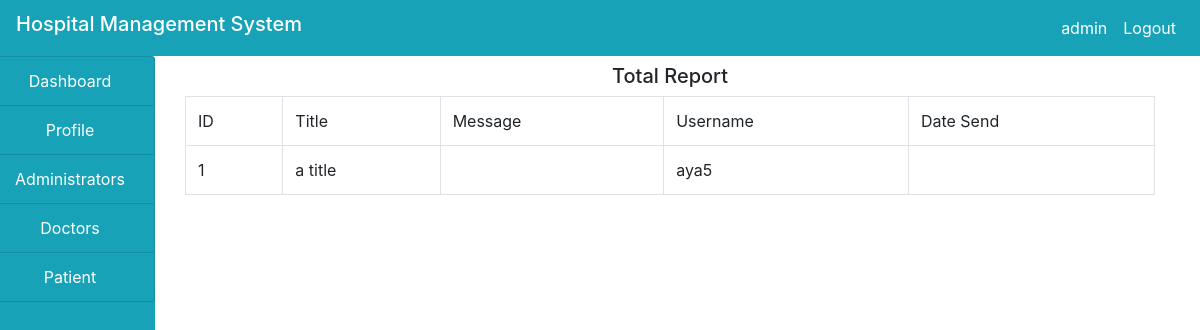
The page /admin/report.php (signed in) on the database its author committed.
### tables this page shows
CREATE TABLE `report` (
  `id` int NOT NULL,
  `title` varchar(255) NOT NULL,
  `message` varchar(255) NOT NULL,
  `username` varchar(255) NOT NULL,
  `date-reg` timestamp NOT NULL DEFAULT CURRENT_TIMESTAMP
);

### admin/report.php (the view, shortened to what this page needs)
<!DOCTYPE html>
<html lang="en">
<head>
</head>
<body>
    <?php
    include("../includes/header.php");
    include("../includes/connection.php");
    ?>
    <div class="container-fulid">
        <div class="col-md-12">
            <div class="row">
                <div class="col-md-2" style="margin-left: -30px;">
                <?php    include("sidenav.php"); ?>
                </div>
                <div class="col-md-10">
                    <h5 class="text-center my-2">Total Report</h5>
                    <?php
                    $query = "SELECT * FROM report";
                    $res = mysqli_query($connect,$query);
                    $output ="";
                    $output .="
                    <table class='table table-bordered'>
                    <tr>
                    <td>ID</td>
                    <td>Title</td>
                    <td>Message</td>
                    <td>Username</td>
                    <td>Date Send</td>
                    </tr>
                    ";
                    while($row =mysqli_fetch_array($res)){
                        $output .="
                        <tr>
                        <td>".$row['id']."</td>
                        <td>".$row['title']."</td>
                        <td>".$row['messagee']."</td>
                        <td>".$row['username']."</td>
                        <td>".$row['data_reg']."</td>
                        ";
                    }
                    $output .="</tr></table>";
                    echo $output;
                    ?>
                </div>
            </div>
        </div>
    </div>
</body>
</html>

### rows shown on the page
report: id "1", title "a title", username "aya5"

### other values the page prints
$user "admin"
